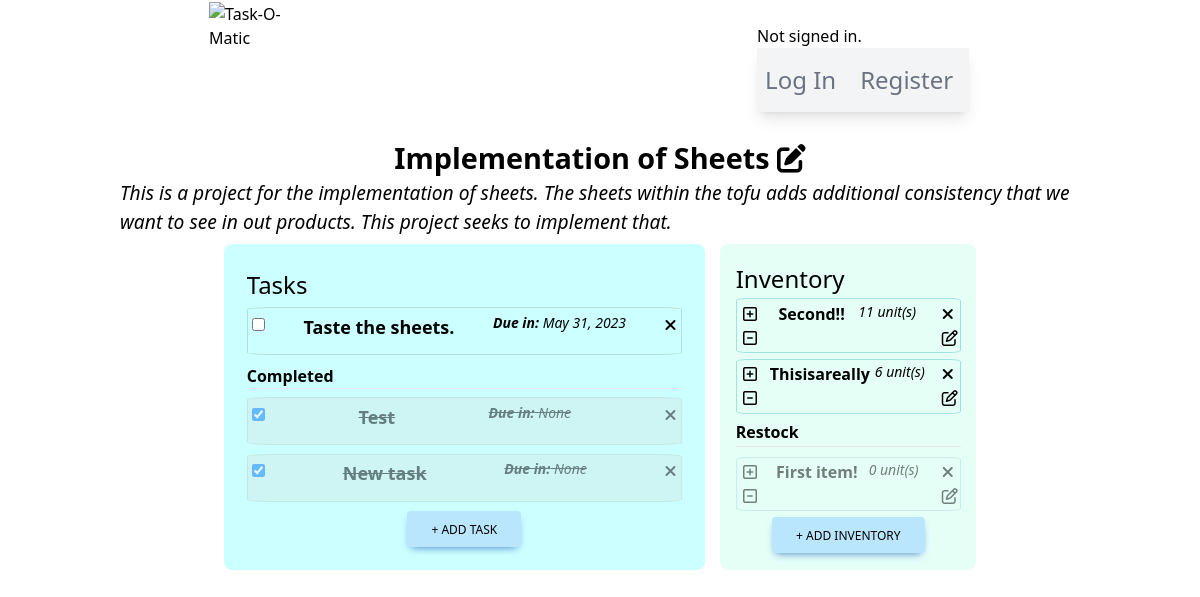
/project/3/, run on an earlier commit of the app's database.
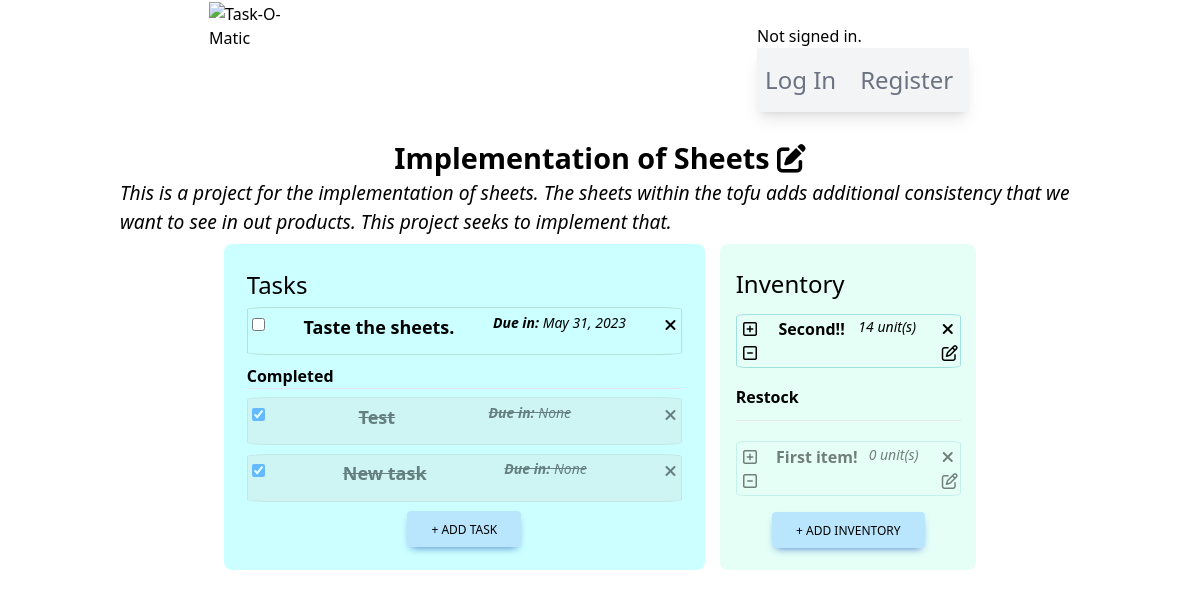
And on a later commit of the database.
### taskomatic/models.py (models this page shows, shortened)
class Project(models.Model):
    user = models.ForeignKey(User, on_delete=models.CASCADE)
    owner = models.CharField(max_length=80)
    projectName = models.CharField(max_length=160)
    projectDescription = models.CharField(max_length=350)
    hasDeadline = models.BooleanField(default=False)
    hasInventory = models.BooleanField(default=False)
    hasTasks = models.BooleanField(default=False)
    creationDate = models.DateField(null=True, blank=True)
    deadlineDate = models.DateField(null=True, blank=True)

class Tasks(models.Model):
    PRIORITY_LEVELS = [tuple([x,x]) for x in range(1,11)]
    projectId = models.ForeignKey(Project, on_delete=models.CASCADE)
    taskCreator = models.CharField(max_length=80)
    taskName = models.CharField(max_length=160)
    taskDescription = models.CharField(max_length=350)
    taskCompletion = models.BooleanField(default=False)
    taskDeadline = models.DateField(null=True, blank=True)
    taskImportance = models.PositiveIntegerField(default=PRIORITY_LEVELS[0], choices=PRIORITY_LEVELS, validators=[MinValueValidator(1), MaxValueValidator(10)])
    taskLimitAlert = models.DateField(null=True, blank=True)
    taskCreationDate = models.DateField(null=True, blank=True)

class Inventory(models.Model):
    UNITS_CATEGORIES = [
        ('UNIT', 'unit(s)'),
        ('%', 'percent'),
        ('KG', 'kilogram(s)'),
        ('CM', 'centimeter(s)')
    ]
    projectId = models.ForeignKey(Project, on_delete=models.CASCADE)
    itemName = models.CharField(max_length=160)
    itemDescription = models.CharField(max_length=350)
    itemQty = models.PositiveIntegerField(default=0, validators=[MinValueValidator(0)])
    itemUnit = models.CharField(max_length=20, choices=UNITS_CATEGORIES, default=UNITS_CATEGORIES[0][0])
    itemLimitAlert = models.IntegerField(null=True, blank=True)

### taskomatic/views.py (the view)
# urls.py: path("project/<str:pk>/", views.project_view, name="projectPage"),
def project_view(request, pk):
    project = Project.objects.filter(id=pk)
    tasks = Tasks.objects.filter(projectId = pk)
    inventory = Inventory.objects.filter(projectId = pk)
    taskForms = []
    for task in tasks:
        taskFormInstance = CompletionTaskForm(instance=task, task_id=task.id)
        taskForms.append(taskFormInstance)
    return render(request, "taskomatic/projectPage.html", {
        'project': project,
        'tasks': tasks,
        'inventory': inventory,
        'taskForm': TaskForm(),
        'taskForms': taskForms,
        'inventoryForm': InventoryForm()
    })

### taskomatic/forms.py
class TaskForm(ModelForm):
    class Meta:
        model = Tasks
        fields = "__all__"
        widgets = {
            "projectId": HiddenInput(),
            "taskCreator": HiddenInput(),
            "taskName": TextInput(attrs={
            'class': "max-w-lg rounded border px-3 py-[0.32rem] mb-1 ml-2",
            'id': 'addTaskModalFormTitle',
            'placeholder': "Project Title"
            }),
            "taskDescription": Textarea(attrs={
            'class': 'rounded border px-3 py-[0.32rem] m-2',
            'id': 'addTaskModalFormDescription',
            'rows': "6",
            'placeholder': "Task details"
            }),
            'taskDeadline': DateInput(attrs=dict(type='date')),
            'taskLimitAlert': DateInput(attrs=dict(type='date')),
        }

### taskomatic/templates/taskomatic/projectPage.html (shortened to what the changed rows need)
{% extends "./layout.html" %}
{% load static %}
{% block body %}
<div id="projectPageMainContainer">
    {% for item in project %}
    <h2>
        {{ item.projectName }}
        <form style="display: inline-block;" method="POST" action="{% url 'editProject' %}" name="editForm">
            <i id="editIcon" class="fa-solid fa-pen-to-square cursor-pointer"></i>
        </form>
    </h2>
    <p class="descriptiveParagraph">{{ item.projectDescription }}</p>
    <div id="tasksAndInventorySection">
        <span id="tasksContainer">
            <h3 class="mb-1">Tasks</h3>
            {% if item.hasTasks %}
                {% if tasks %}
                    {% for task in tasks %}
                    {% if task.taskCompletion == False %}
            <div class="taskInstancesContainer" id="taskInstancesContainer{{ task.id }}">
                <form method="POST" action="{% url 'handleTasks' 'complete' %}" name="completeTaskForm{{ task.id }}" id="{{ task.id }}">
                        {% for form in taskForms %}
                            {% if form.instance.id == task.id %}
                                {{ form.taskCompletion }}
                            {% endif %}
                        {% endfor %}
                </form>
                <span class="inline-block font-bold text-lg">{{ task.taskName }}</span>
                <span class="inline-block font-medium italic text-sm"><b>Due in:</b> {{ task.taskDeadline }}</span>
                <span class="taskDeleteBtns">
                    <i class="fa-solid fa-xmark cursor-pointer hover:text-sky-600" data-pk="{{ task.id }}" title="Remove">{% csrf_token %}</i>
                </span>
            </div>
                    {% endif %}
                    {% endfor %}
                    <p class="font-bold">Completed</p>
                    <hr class="mb-2">
                    {% for task in tasks %}
                    {% if task.taskCompletion == True %}
            <div class="taskInstancesContainer" id="taskInstancesContainer{{ task.id }}">
                <form method="POST" action="{% url 'handleTasks' 'complete' %}" name="completeTaskForm{{ task.id }}" id="{{ task.id }}">
                        {% for form in taskForms %}
                            {% if form.instance.id == task.id %}
                                {{ form.taskCompletion }}
                            {% endif %}
                        {% endfor %}
                </form>
                <span class="inline-block font-bold text-lg">{{ task.taskName }}</span>
                <span class="inline-block font-medium italic text-sm"><b>Due in:</b> {{ task.taskDeadline }}</span>
                <span style="text-decoration: none;" class="taskDeleteBtns">
                    <i class="fa-solid fa-xmark cursor-pointer hover:text-sky-600" data-pk="{{ task.id }}" title="Remove">{% csrf_token %}</i>
                </span>
            </div>
                    {% endif %}
                    {% endfor %}
            <button type="button" class="addTaskButton inline-block rounded bg-sky-200 px-6 pb-2 pt-2.5 text-xs font-medium uppercase leading-normal
            text-black shadow-[0_4px_9px_-4px_#3b71ca] transition duration-150 ease-in-out hover:bg-sky-300 max-w-s self-center">
                + Add Task
            </button>
                {% endif %}
            {% else %}
            <p>Tasks are <b>disabled</b> of this project.</p>
            <p>Request project owner to enable this functionality.</p>
            {% endif %}
        </span>
        <span id="inventoryContainer">
            <h3>Inventory</h3>
            {% if item.hasInventory %}
                {% if inventory %}
                    {% for inventoryItem in inventory %}
                        {% if inventoryItem.itemQty > 0 and inventoryItem.itemLimitAlert == None or inventoryItem.itemQty > inventoryItem.itemLimitAlert and inventoryItem.itemLimitAlert != None %}
            <div class="inventoryInstancesContainer relative" id="inventoryInstanceContainer{{ inventoryItem.id }}">
                <span class="ml-1 pr-2 inline-block">
                    <a href="#" class="increment-btn"><p><i class="fa-regular fa-square-plus" data-pk="{{ inventoryItem.id }}">{% csrf_token %}</i></p></a>
                    <a href="#" class="decrement-btn"><p><i class="fa-regular fa-square-minus" data-pk="{{ inventoryItem.id }}">{% csrf_token %}</i></p></a>
                </span>
                <span class="inline-block font-bold">{{ inventoryItem.itemName }}</span>
                <span class="inline-block font-medium italic text-sm mr-3">
                    <span class="inline-block" id="qty{{inventoryItem.id}}">{{inventoryItem.itemQty}}</span>
                    {{inventoryItem.get_itemUnit_display}}
                </span>
                <span class="flex flex-col">
                    <span class="inventoryDeleteBtns">
                        <i class="fa-solid fa-xmark cursor-pointer hover:text-sky-600" data-pk="{{ inventoryItem.id }}" title="Remove">{% csrf_token %}</i>
                    </span>
                    <span class="inventoryEditBtns">
                        <i class="fa-regular fa-pen-to-square hover:text-sky-600 cursor-pointer" data-pk="{{ inventoryItem.id }}" title="Edit">{% csrf_token %}</i>
                    </span>
                </span>
            </div>
                        {% endif %}
                    {% endfor %}
            <p class="font-bold">Restock</p>
            <hr class="mb-2">
                    {% for inventoryItem in inventory %}
                        {% if inventoryItem.itemQty == 0 or inventoryItem.itemQty <= inventoryItem.itemLimitAlert %}
            <div class="inventoryInstancesContainer relative opacity-50" id="inventoryInstanceRestockContainer{{ inventoryItem.id }}">
                <span class="ml-1 pr-2 inline-block">
                    <a href="#" class="increment-btn"><p><i class="fa-regular fa-square-plus" data-pk="{{ inventoryItem.id }}">{% csrf_token %}</i></p></a>
                    <a href="#" class="decrement-btn"><p><i class="fa-regular fa-square-minus" data-pk="{{ inventoryItem.id }}">{% csrf_token %}</i></p></a>
                </span>
                <span class="inline-block font-bold">{{ inventoryItem.itemName }}</span>
                <span class="inline-block font-medium italic text-sm mr-3">
                    <span class="inline-block" id="qty{{inventoryItem.id}}">{{inventoryItem.itemQty}}</span>
                    {{inventoryItem.get_itemUnit_display}}
                </span>
                <span class="flex flex-col">
                    <span class="inventoryDeleteBtns">
                        <i class="fa-solid fa-xmark cursor-pointer hover:text-sky-600" data-pk="{{ inventoryItem.id }}" title="Remove">{% csrf_token %}</i>
                    </span>
                    <span class="inventoryEditBtns">
                        <i class="fa-regular fa-pen-to-square hover:text-sky-600 cursor-pointer" data-pk="{{ inventoryItem.id }}" title="Edit">{% csrf_token %}</i>
                    </span>
                </span>
            </div>
                        {% endif %}
                    {% endfor %}
            <button type="button" class="addInventoryButton inline-block rounded bg-sky-200 px-6 pb-2 pt-2.5 text-xs font-medium uppercase leading-normal
            text-black shadow-[0_4px_9px_-4px_#3b71ca] transition duration-150 ease-in-out hover:bg-sky-300 max-w-s self-center">
                + Add Inventory
            </button>
                {% endif %}
            {% else %}
            <p>Inventory is <b>disabled</b> of this project.</p>
            <p>Request project owner to enable this functionality.</p>
            {% endif %}
        </span>
    </div>
    {% endfor %}
</div>
{% endblock %}

What changed in the data, as far as the page shows it:
removed Inventory: itemName "Thisisareally", itemQty "6", itemUnit "unit(s)"
changed Inventory "Second!!": itemQty "11" → "14"
